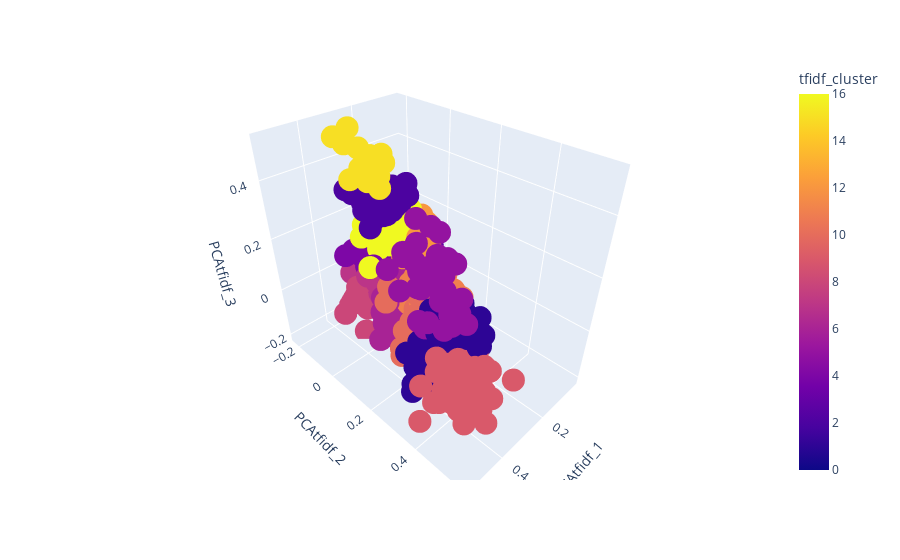

This figure's notebook cell:
### Code cell
fig = px.scatter_3d(data_2019, x="PCAtfidf_1", y="PCAtfidf_2", z="PCAtfidf_3", color="tfidf_cluster", hover_data=[
            "PCA_1", "PCA_2", 
            "PCA_3", "Company"
        ])
fig.show()

### Figure 1 — Plotly figure (JSON) as saved in the notebook; plotly's stock layout.template omitted (floating-point values rounded to 4 significant figures; data arrays with more than 128 entries replaced by an {"elided": "..."} marker saying what was removed)
{"data": [{"customdata": {"elided": "1974x4 mixed values"}, "hovertemplate": "PCAtfidf_1=%{x}<br>PCAtfidf_2=%{y}<br>PCAtfidf_3=%{z}<br>PCA_1=%{customdata[0]}<br>PCA_2=%{customdata[1]}<br>PCA_3=%{customdata[2]}<br>Company=%{customdata[3]}<br>tfidf_cluster=%{marker.color}<extra></extra>", "legendgroup": "", "marker": {"color": {"elided": "1974 int values"}, "coloraxis": "coloraxis", "symbol": "circle"}, "mode": "markers", "name": "", "scene": "scene", "showlegend": false, "type": "scatter3d", "x": {"elided": "1974 float values"}, "y": {"elided": "1974 float values"}, "z": {"elided": "1974 float values"}}], "layout": {"coloraxis": {"colorbar": {"title": {"text": "tfidf_cluster"}}, "colorscale": [[0, "#0d0887"], [0.1111, "#46039f"], [0.2222, "#7201a8"], [0.3333, "#9c179e"], [0.4444, "#bd3786"], [0.5556, "#d8576b"], [0.6667, "#ed7953"], [0.7778, "#fb9f3a"], [0.8889, "#fdca26"], [1, "#f0f921"]]}, "legend": {"tracegroupgap": 0}, "margin": {"t": 60}, "scene": {"domain": {"x": [0, 1], "y": [0, 1]}, "xaxis": {"title": {"text": "PCAtfidf_1"}}, "yaxis": {"title": {"text": "PCAtfidf_2"}}, "zaxis": {"title": {"text": "PCAtfidf_3"}}}}}
